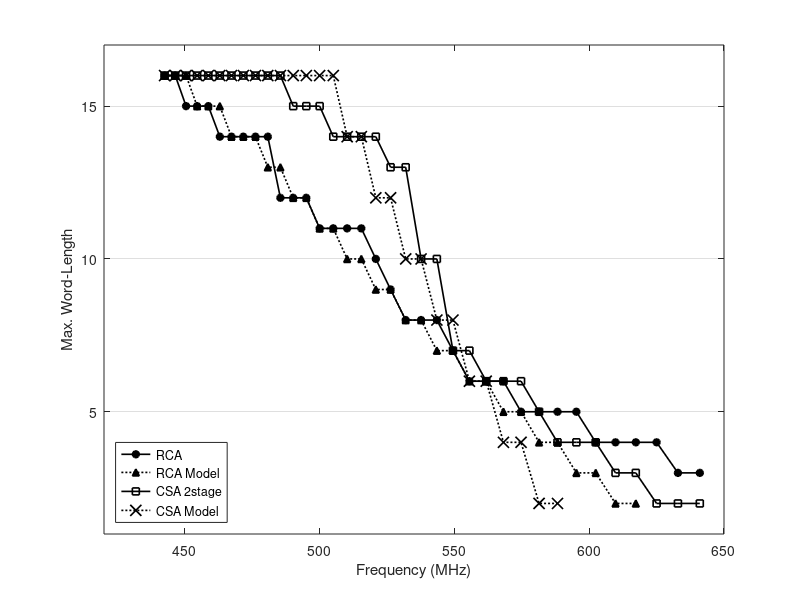

Source code (MATLAB):
% plot figures for CSA & RCA Timing Models
Model=importdata('./Model.mat');
Freq=Model(:,1);                    %frequency values

RCA_Trad=Model(:,2);                %experimental results for RCA
RCA_Model=Model(1:33,3);            %modeled results for RCA

CSA_2stage=Model(:,4);              %experimental results for CSA 2stage
CSA_Model=Model(1:29,5);            %modeled results for CSA

plot(Freq,RCA_Trad,'ko-','linewidth',1.2,'MarkerSize',5,'MarkerFaceColor','k');
hold on;
plot(Freq(1:33),RCA_Model,'k^:','linewidth',1.2,'MarkerSize',5,'MarkerFaceColor','k');
plot(Freq,CSA_2stage,'ks-','linewidth',1.2,'MarkerSize',5);
plot(Freq(1:29),CSA_Model,'kx:','linewidth',1.2,'MarkerSize',8);

hold off;
axis([420,650,1,17]);
legend('RCA','RCA Model','CSA 2stage','CSA Model','Location','SouthWest');
 set(gca,'ygrid','on');
% set(gca,'xgrid','on');
xlabel('Frequency (MHz)');
ylabel('Max. Word-Length');


